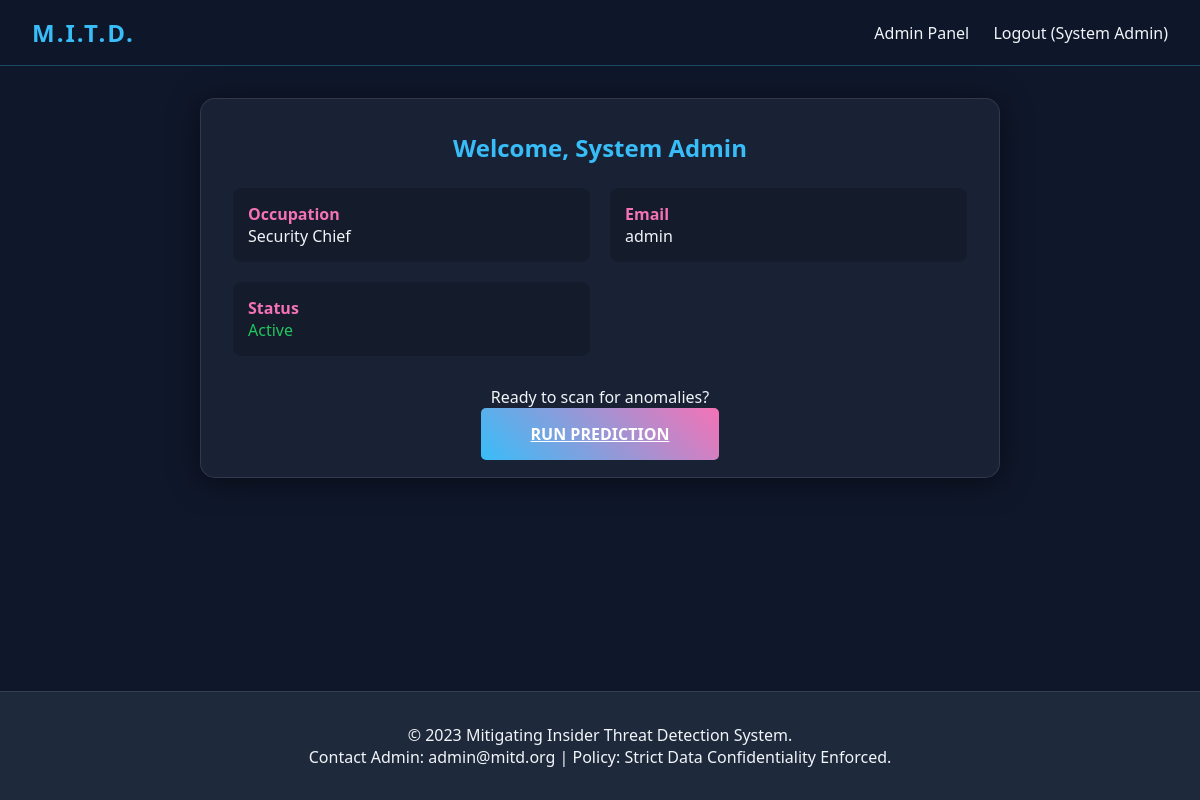
Page /home (signed in) on the committed database.
### tables this page shows
CREATE TABLE users (
                id INTEGER PRIMARY KEY AUTOINCREMENT,
                name TEXT NOT NULL,
                age INTEGER NOT NULL,
                occupation TEXT NOT NULL,
                email TEXT UNIQUE NOT NULL,
                password TEXT NOT NULL,
                role TEXT DEFAULT 'user'
            );

### app.py (the view)
@app.route('/home')
def home():
    if 'user_id' not in session:
        return redirect(url_for('login'))
    conn = get_db_connection()
    user = conn.execute("SELECT * FROM users WHERE id = ?", (session['user_id'],)).fetchone()
    conn.close()
    return render_template('home.html', user=user)

### app.py (called while the page is built)
def get_db_connection():
    conn = sqlite3.connect(DB_NAME)
    conn.row_factory = sqlite3.Row
    return conn

### templates/home.html
{% extends "base.html" %}
{% block content %}
<div class="container">
    <div class="card" style="max-width: 800px;">
        <h2>Welcome, {{ user.name }}</h2>
        <div class="grid-cards">
            <div style="background: rgba(0,0,0,0.2); padding: 15px; border-radius: 8px;">
                <h4 style="color: var(--accent)">Occupation</h4>
                <p>{{ user.occupation }}</p>
            </div>
            <div style="background: rgba(0,0,0,0.2); padding: 15px; border-radius: 8px;">
                <h4 style="color: var(--accent)">Email</h4>
                <p>{{ user.email }}</p>
            </div>
            <div style="background: rgba(0,0,0,0.2); padding: 15px; border-radius: 8px;">
                <h4 style="color: var(--accent)">Status</h4>
                <p style="color: var(--success)">Active</p>
            </div>
        </div>
        <div style="margin-top: 30px; text-align: center;">
            <p style="margin-bottom: 15px;">Ready to scan for anomalies?</p>
            <a href="{{ url_for('predict') }}" class="btn" style="width: auto; padding: 15px 50px; animation: glow 2s infinite;">RUN PREDICTION</a>
        </div>
    </div>
</div>
{% endblock %}

### templates/base.html (shortened to what this page needs)
<!DOCTYPE html>
<html lang="en">
<head>
    <link rel="stylesheet" href="{{ url_for('static', filename='style.css') }}">
</head>
<body>
    <header>
        <div class="logo">M.I.T.D.</div>
        <nav>
            {% if session.get('user_id') %}
                {% if session.get('role') == 'admin' %}
                    <a href="{{ url_for('admin_dashboard') }}">Admin Panel</a>
                {% else %}
                    <a href="{{ url_for('home') }}">Home</a>
                    <a href="{{ url_for('predict') }}">Run Prediction</a>
                {% endif %}
                <a href="{{ url_for('logout') }}">Logout ({{ session.name }})</a>
            {% else %}
                <a href="{{ url_for('index') }}">Home</a>
                <a href="{{ url_for('login') }}">User Login</a>
                <a href="{{ url_for('register') }}">Register</a>
                <a href="{{ url_for('login') }}">Admin Login</a>
            {% endif %}
        </nav>
    </header>
    <main>
        {% block content %}{% endblock %}
    </main>
    <footer>
        <p>&copy; 2023 Mitigating Insider Threat Detection System.</p>
        <p>Contact Admin: admin@mitd.org | Policy: Strict Data Confidentiality Enforced.</p>
    </footer>
</body>
</html>

### static/style.css (style rules this page uses)
:root { --bg-dark: #0f172a; --bg-card: #1e293b; --primary: #38bdf8; --accent: #f472b6; --text-main: #f1f5f9; --text-muted: #94a3b8; --danger: #ef4444; --success: #22c55e; }
* { margin: 0; padding: 0; box-sizing: border-box; font-family: 'Segoe UI', sans-serif; }
body { background-color: var(--bg-dark); color: var(--text-main); min-height: 100vh; display: flex; flex-direction: column; overflow-x: hidden; }
header { background: rgba(15, 23, 42, 0.9); backdrop-filter: blur(10px); padding: 1rem 2rem; display: flex; justify-content: space-between; align-items: center; border-bottom: 1px solid rgba(56, 189, 248, 0.3); position: sticky; top: 0; z-index: 100; animation: slideIn 0.5s ease-out; }
.logo { font-size: 1.5rem; font-weight: bold; color: var(--primary); text-transform: uppercase; letter-spacing: 2px; }
nav a { color: var(--text-main); text-decoration: none; margin-left: 20px; font-weight: 500; transition: color 0.3s; position: relative; }
nav a::after { content: ''; position: absolute; width: 0; height: 2px; bottom: -5px; left: 0; background-color: var(--accent); transition: width 0.3s; }
main { flex: 1; padding: 2rem; max-width: 1200px; margin: 0 auto; width: 100%; }
footer { background: var(--bg-card); padding: 2rem; text-align: center; border-top: 1px solid rgba(255,255,255,0.1); margin-top: auto; }
.container { display: flex; flex-direction: column; align-items: center; justify-content: center; animation: fadeIn 0.8s ease-out; }
.card { background: rgba(30, 41, 59, 0.7); backdrop-filter: blur(12px); padding: 2rem; border-radius: 15px; border: 1px solid rgba(255, 255, 255, 0.1); width: 100%; max-width: 500px; box-shadow: 0 4px 30px rgba(0, 0, 0, 0.5); margin-bottom: 20px; }
.card h2 { margin-bottom: 1.5rem; color: var(--primary); text-align: center; }
.btn { width: 100%; padding: 12px; background: linear-gradient(45deg, var(--primary), var(--accent)); border: none; color: white; font-weight: bold; border-radius: 5px; cursor: pointer; transition: transform 0.2s, box-shadow 0.2s; }
.grid-cards { display: grid; grid-template-columns: repeat(auto-fit, minmax(300px, 1fr)); gap: 20px; }

### rows in the picture
users: name "System Admin", occupation "Security Chief", email "admin"
